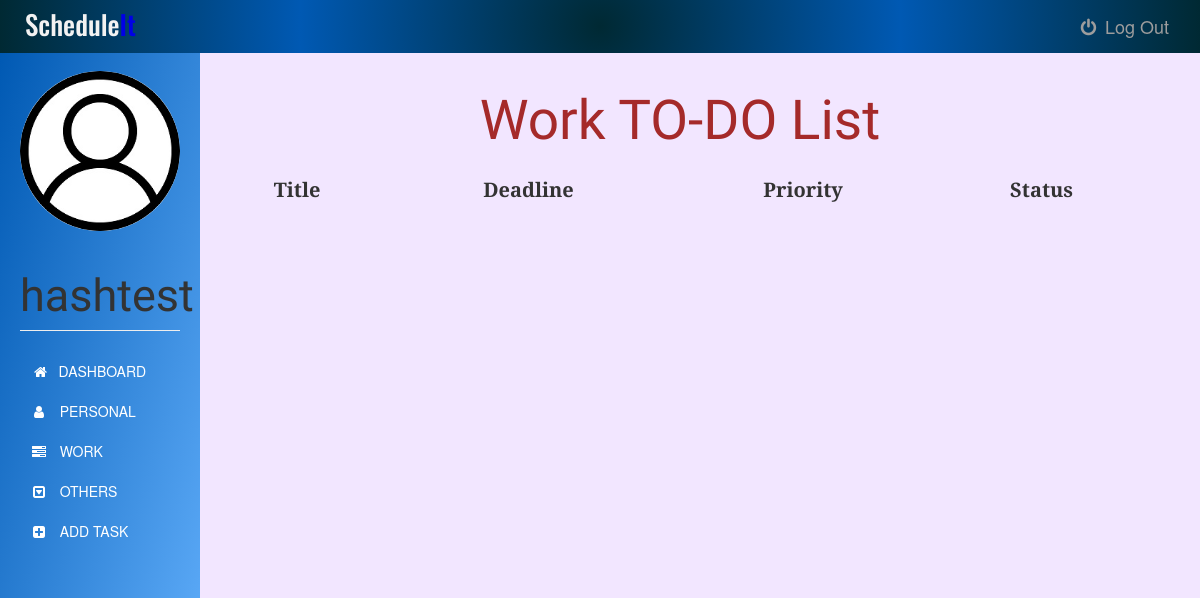
The app's page /worktask (signed in), older data.
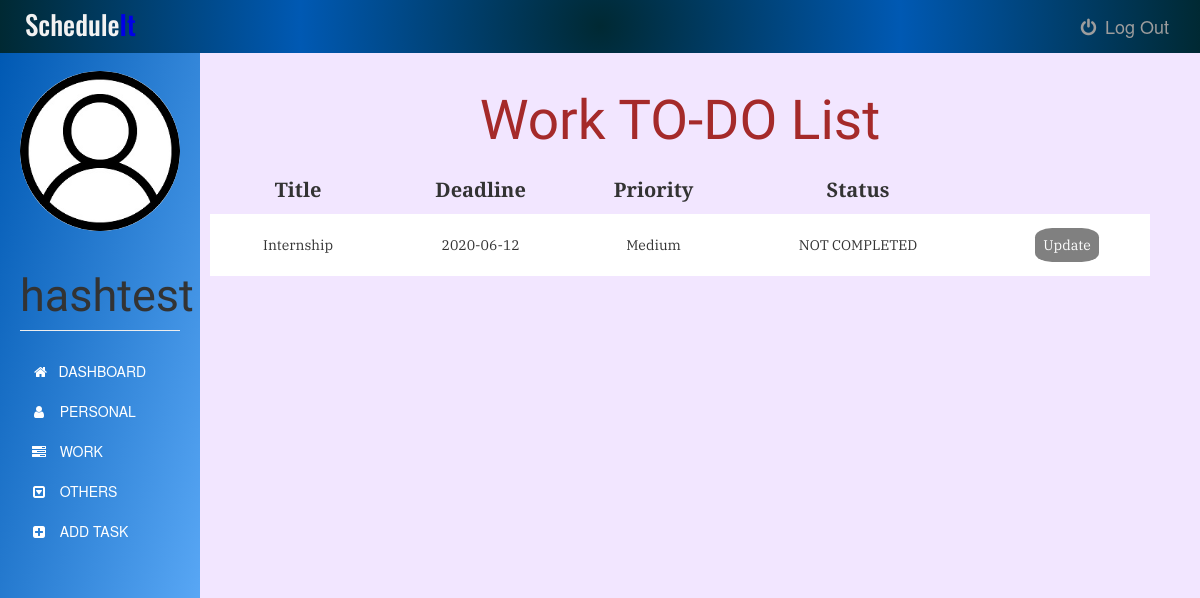
The same page, newer data.
### app.py (models this page shows)
class Task(db.Model):
    id = db.Column(db.Integer, primary_key=True)
    title = db.Column(db.Text, nullable=False)
    date = db.Column(db.Date, nullable=False)
    content = db.Column(db.Text, nullable=False)
    WorkType = db.Column(db.Text, nullable=False)
    priority = db.Column(db.Text)
    status = db.Column(db.Text, nullable=False, default='NEW')
    user_id = db.Column(db.Integer, db.ForeignKey('user.id'), nullable=False)

### app.py (the view)
@app.route('/worktask', methods=['GET', 'POST'])
@login_required
def worktask():
    tasks = Task.query.filter_by(user_id=current_user.id)
    return render_template('work.html', tasks=tasks ,name=current_user.username, tdate=date.today())

### app.py (called while the page is built)
@login_manager.user_loader
def load_user(user_id):
    return User.query.get(int(user_id))

### templates/work.html (shortened to what the changed rows need)
{% extends "bootstrap/base.html" %}
{% block styles %}
{{super()}}
<link rel="stylesheet" href="{{url_for('.static', filename='personal.css')}}">
<link rel="stylesheet" href="https://maxcdn.bootstrapcdn.com/font-awesome/4.7.0/css/font-awesome.min.css">
{% endblock %}
{% block content %}
    <div class="container-fluid">
      <div class="row">
        <nav class=" sidebar">
          <div class="image img-cir img-120">
            <center>
              <h1 class="page-header">{{ name }}</h1>
            </center>
          </div>
        </nav>
        <div class="col-sm-9 col-sm-offset-3 col-md-10 col-md-offset-2 main">
          	<center><h1>Work TO-DO List</h1></center>
            <div>
            	<table>
                <thead>
                  <tr>
                    <th>Title</th>
                    <th>Deadline</th>
                    <th>Priority</th>
                    <th>Status</th>
                  </tr>
                </thead>
            		<tbody>
              		{% for task in tasks %}
              			{% if task.WorkType == "Work"%}
              				<tr>
    		          			<td>{{task.title}}</td>
    		          			<td>{{task.date}}</td>
    		          			<td>{{task.priority}}</td>
                        {% if tdate > task.date and (task.status !="CANCELLED" or task.status !="COMPLETED") %}
                          <td class="status">NOT COMPLETED</td>
                        {% else %}
                          <td class="status">{{task.status}}</td>
                        {% endif %}
                        {% if (task.status == "NEW" or task.status == "IN PROGRESS" or task.status == "NOT STARTED") and tdate <= task.date %}
                          <td><a href="{{ url_for('update_task', task_id=task.id) }}">Update</a></td>
                        {% else %}
                          <td><a class="arcup" href="{{ url_for('update_task', task_id=task.id) }}">Update</a></td>
                        {% endif %}
    		          		</tr>
                      <tr class="spacer">
    		          	{% endif %}
    		        {% endfor %}
              </tbody>
            	</table>
            </div>
        </div>
      </div>
    </div>
{% endblock %}

Row changes from the older to the newer data that the page shows:
added Task: title "Internship", date "2020-06-12", priority "Medium", status "NOT COMPLETED"
